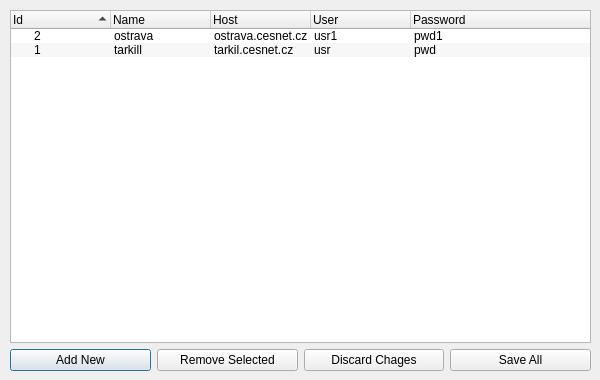
<?xml version="1.0" encoding="UTF-8"?>
<ui version="4.0">
 <class>Dialog</class>
 <widget class="QDialog" name="Dialog">
  <property name="geometry">
   <rect>
    <x>0</x>
    <y>0</y>
    <width>600</width>
    <height>380</height>
   </rect>
  </property>
  <property name="windowTitle">
   <string notr="true">SSH Presets</string>
  </property>
  <widget class="QWidget" name="verticalLayoutWidget">
   <property name="geometry">
    <rect>
     <x>10</x>
     <y>10</y>
     <width>581</width>
     <height>361</height>
    </rect>
   </property>
   <layout class="QVBoxLayout" name="verticalLayout">
    <item>
     <widget class="QTreeWidget" name="treeWidget">
      <property name="alternatingRowColors">
       <bool>true</bool>
      </property>
      <property name="sortingEnabled">
       <bool>true</bool>
      </property>
      <property name="columnCount">
       <number>5</number>
      </property>
      <column>
       <property name="text">
        <string notr="true">Id</string>
       </property>
      </column>
      <column>
       <property name="text">
        <string notr="true">Name</string>
       </property>
      </column>
      <column>
       <property name="text">
        <string notr="true">Host</string>
       </property>
      </column>
      <column>
       <property name="text">
        <string notr="true">User</string>
       </property>
      </column>
      <column>
       <property name="text">
        <string notr="true">Password</string>
       </property>
      </column>
      <item>
       <property name="text">
        <string notr="true">2</string>
       </property>
       <property name="text">
        <string notr="true">ostrava</string>
       </property>
       <property name="text">
        <string notr="true">ostrava.cesnet.cz</string>
       </property>
       <property name="text">
        <string notr="true">usr1</string>
       </property>
       <property name="text">
        <string notr="true">pwd1</string>
       </property>
       <property name="flags">
        <set>ItemIsSelectable|ItemIsEditable|ItemIsDragEnabled|ItemIsUserCheckable|ItemIsEnabled</set>
       </property>
      </item>
      <item>
       <property name="text">
        <string notr="true">1</string>
       </property>
       <property name="text">
        <string notr="true">tarkill</string>
       </property>
       <property name="text">
        <string notr="true">tarkil.cesnet.cz</string>
       </property>
       <property name="text">
        <string notr="true">usr</string>
       </property>
       <property name="text">
        <string notr="true">pwd</string>
       </property>
       <property name="flags">
        <set>ItemIsSelectable|ItemIsEditable|ItemIsDragEnabled|ItemIsUserCheckable|ItemIsEnabled</set>
       </property>
      </item>
     </widget>
    </item>
    <item>
     <layout class="QHBoxLayout" name="horizontalLayout">
      <item>
       <widget class="QPushButton" name="btnAddNew">
        <property name="text">
         <string notr="true">Add New</string>
        </property>
       </widget>
      </item>
      <item>
       <widget class="QPushButton" name="btnRemoveSelected">
        <property name="text">
         <string notr="true">Remove Selected</string>
        </property>
       </widget>
      </item>
      <item>
       <widget class="QPushButton" name="btnDiscardChanges">
        <property name="text">
         <string notr="true">Discard Chages</string>
        </property>
       </widget>
      </item>
      <item>
       <widget class="QPushButton" name="btnSaveAll">
        <property name="text">
         <string notr="true">Save All</string>
        </property>
       </widget>
      </item>
     </layout>
    </item>
   </layout>
  </widget>
  <action name="actionAdd_New">
   <property name="text">
    <string>Add New</string>
   </property>
   <property name="toolTip">
    <string>Add new row to SSH presets</string>
   </property>
   <property name="shortcut">
    <string>Ctrl+A</string>
   </property>
  </action>
  <action name="actionRemove_Selected">
   <property name="text">
    <string>Remove Selected</string>
   </property>
   <property name="toolTip">
    <string>Remove selected row, save to apply</string>
   </property>
   <property name="shortcut">
    <string>Ctrl+R</string>
   </property>
  </action>
  <action name="actionDischard_Changes">
   <property name="text">
    <string>Dischard Changes</string>
   </property>
   <property name="toolTip">
    <string>Dischard all chages made in any row</string>
   </property>
   <property name="shortcut">
    <string>Ctrl+D</string>
   </property>
  </action>
  <action name="actionSave_All">
   <property name="text">
    <string>Save All</string>
   </property>
   <property name="toolTip">
    <string>Save all chaged SHH presets</string>
   </property>
   <property name="shortcut">
    <string>Ctrl+S</string>
   </property>
  </action>
 </widget>
 <resources/>
 <connections>
  <connection>
   <sender>actionAdd_New</sender>
   <signal>triggered()</signal>
   <receiver>btnAddNew</receiver>
   <slot>click()</slot>
   <hints>
    <hint type="sourcelabel">
     <x>-1</x>
     <y>-1</y>
    </hint>
    <hint type="destinationlabel">
     <x>94</x>
     <y>357</y>
    </hint>
   </hints>
  </connection>
  <connection>
   <sender>actionRemove_Selected</sender>
   <signal>triggered()</signal>
   <receiver>btnRemoveSelected</receiver>
   <slot>click()</slot>
   <hints>
    <hint type="sourcelabel">
     <x>-1</x>
     <y>-1</y>
    </hint>
    <hint type="destinationlabel">
     <x>265</x>
     <y>357</y>
    </hint>
   </hints>
  </connection>
  <connection>
   <sender>actionDischard_Changes</sender>
   <signal>triggered()</signal>
   <receiver>btnDiscardChanges</receiver>
   <slot>click()</slot>
   <hints>
    <hint type="sourcelabel">
     <x>-1</x>
     <y>-1</y>
    </hint>
    <hint type="destinationlabel">
     <x>435</x>
     <y>357</y>
    </hint>
   </hints>
  </connection>
  <connection>
   <sender>actionSave_All</sender>
   <signal>triggered()</signal>
   <receiver>btnSaveAll</receiver>
   <slot>click()</slot>
   <hints>
    <hint type="sourcelabel">
     <x>-1</x>
     <y>-1</y>
    </hint>
    <hint type="destinationlabel">
     <x>606</x>
     <y>357</y>
    </hint>
   </hints>
  </connection>
 </connections>
</ui>
